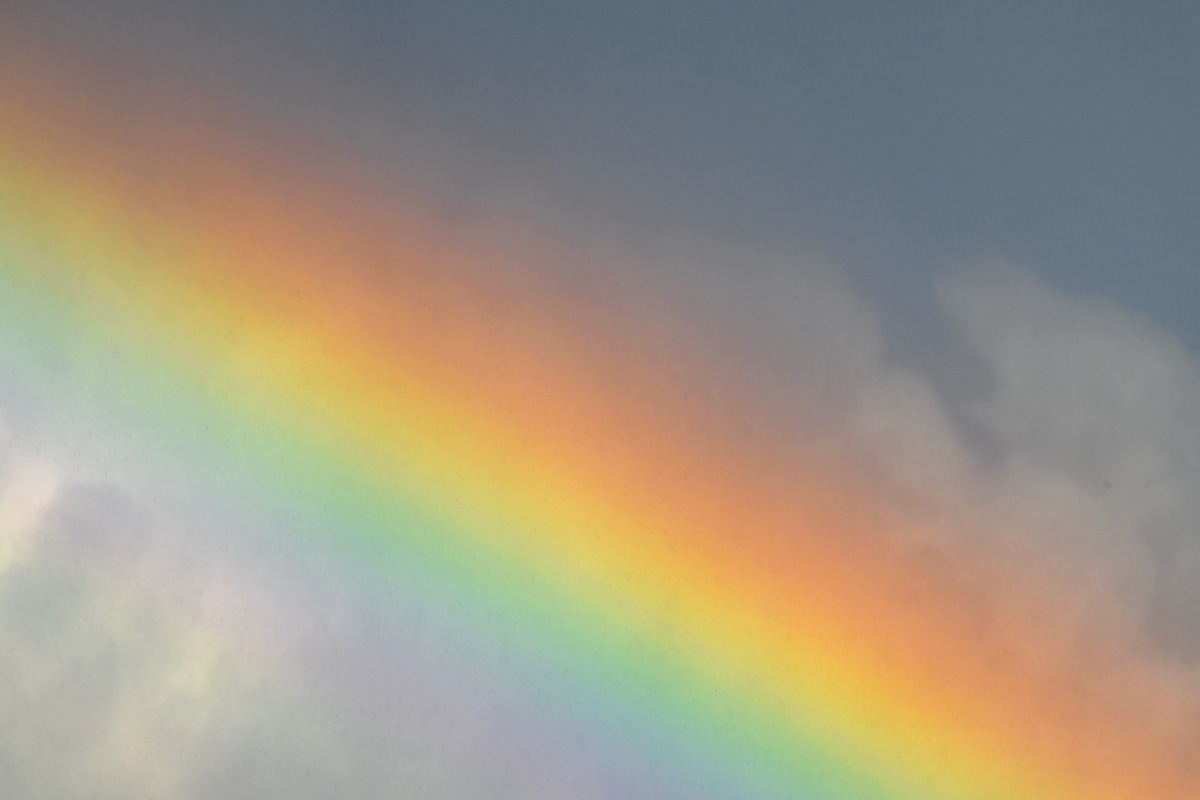
#> input picture 2/input/B02.jpg, 1200 x 800 px, given in place of A1.png, which was not available; the run also reads 1 picture not shown here
$ python main.py
#> lines starting #> are read from the running program, lines starting #| are printed output that depends on the picture; pictures that were not available may be replaced by others from this repository, and a replacement may not be noted
from io import BytesIO
from docx import Document
from docx.shared import Inches

import numpy as np
import matplotlib.pyplot as plt
import cv2

import sys
import os

import pandas as pd

CURRENFT_FILE_DIR = os.path.join(__file__,'..')
sys.path.append(f'{CURRENFT_FILE_DIR}/../common')
# from functions import *

imgA1 = plt.imread(f'{CURRENFT_FILE_DIR}/input/A1.png')
#> imgA1 is the input picture: shape (800, 1200, 3); mean R, G, B 159.6, 150.3, 131.9
imgA2 = plt.imread(f'{CURRENFT_FILE_DIR}/input/A2.jpg')
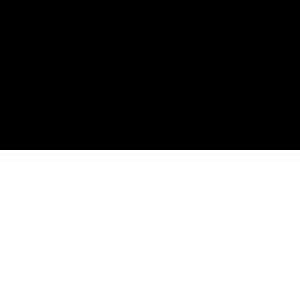
#> input picture 2_training/input/A2.jpg, 100 x 100 px, found by its file name (shown 3 times larger)
#> imgA2 is the input picture: shape (100, 100, 3); min 0, max 255, mean 127.5
imgA3 = plt.imread(f'{CURRENFT_FILE_DIR}/input/A3.png')
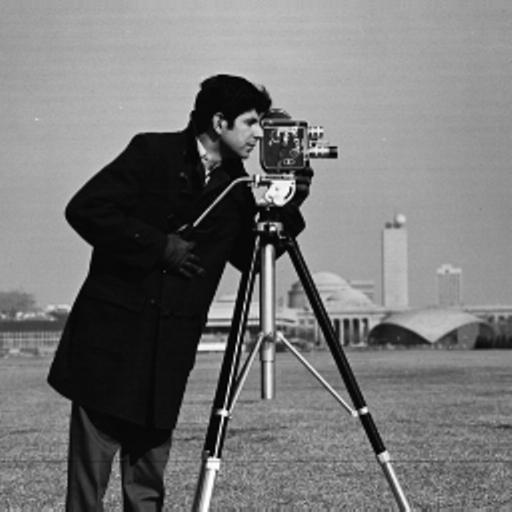
#> input picture 3_quantization_dithering/input/GS_0001.tif, 512 x 512 px, given in place of A3.png, which was not available
#> imgA3 is the input picture: shape (512, 512); min 0, max 255, mean 118.3
imgA4 = plt.imread(f'{CURRENFT_FILE_DIR}/input/A4.jpg')
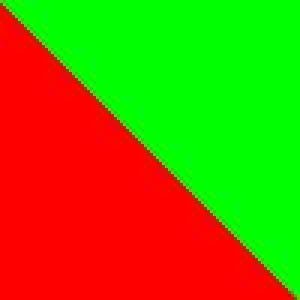
#> input picture 2_training/input/A4.jpg, 100 x 100 px, found by its file name (shown 3 times larger)
#> imgA4 is the input picture: shape (100, 100, 3); mean R, G, B 125.5, 128.9, 1.4
imgB1 = plt.imread(f'{CURRENFT_FILE_DIR}/input/B01.png')
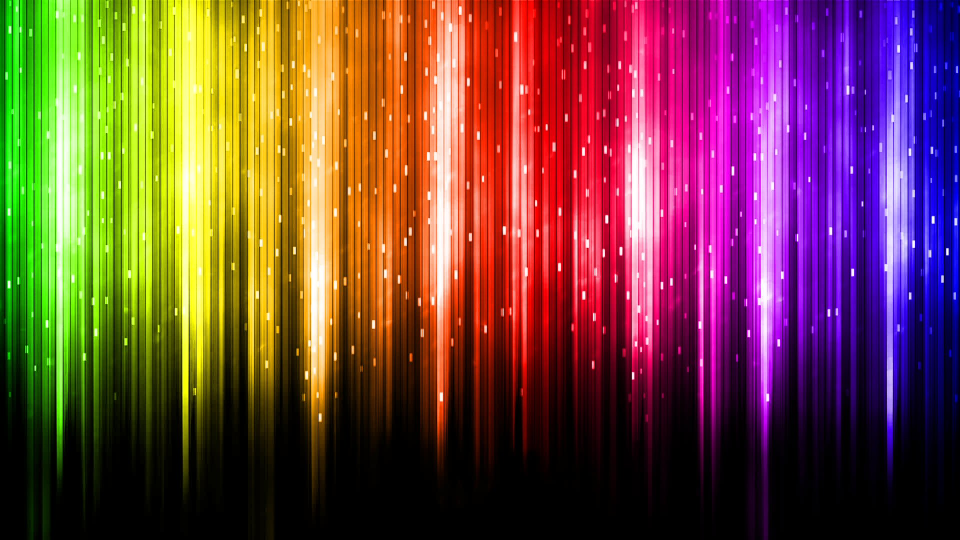
#> input picture 2_training/input/B01.png, 1920 x 1080 px, found by its file name (shown at 1/2 size)
#> imgB1 is the input picture: shape (1080, 1920, 3) float32; mean R, G, B 0.459, 0.273, 0.243
imgB2 = plt.imread(f'{CURRENFT_FILE_DIR}/input/B02.jpg')


# [13 lines left out: functions test, imgToUInt8, not called in this run]

def calcY1(img):
    Y1 = 0.299 * img[:,:,0] + 0.587 * img[:,:,1] + 0.114 * img[:,:,2]
    return Y1


def calcY2(img):
    Y2 = 0.2126 * img[:,:,0] + 0.7152 * img[:,:,1] + 0.0722 * img[:,:,2]
    return Y2

# [16 lines left out: functions imgToFloat, zad1, not called in this run]

    # cv2.imshow('a', cv2.cvtColor(imgA1, cv2.COLOR_RGB2BGR))

def zad2():
    zad2_sub(imgB1)

# [48 lines left out: function zad2_sub, not called in this run]


def zad3():
    df = pd.DataFrame()

    df = pd.DataFrame(data={'Filename':[f'{CURRENFT_FILE_DIR}/input/B02.jpg'],
                            'Grayscale':[False],
                            'Fragments':[[[300,20,500,220],[200,200,400,400],[400,400,600,600]]]
                        })

    document = Document()
    document.add_heading('Lab2 - Milosz Zubala (zm49455)',0) # tworzenie nagłówków druga wartość to poziom nagłówka

    for index, row in df.iterrows():
        img = plt.imread(row['Filename'])

        document.add_heading(f"Plik - {row['Filename']}",2)

        if row['Grayscale']:
            pass
            # GS image - teraz teraz nas nie intersuje
        else:
            # Obraz kolowowy
            if row['Fragments'] is not None:
                # mamy nie pustą listę fragmentów
                for f in row['Fragments']:
                    fragment = img[f[0]:f[2],f[1]:f[3]].copy()
                    fig, axs = zad2_sub(fragment)

                    fig.suptitle(f'Wycinek = {f}')
                    fig.tight_layout(pad=1.5) # poprawa czytelności
                    memfile = BytesIO() # tworzenie bufora
                    fig.savefig(memfile) # z zapis do bufora

                    document.add_picture(memfile, width=Inches(6)) # dodanie obrazu z bufora do pliku
                    memfile.close()


    document.save(f'{CURRENFT_FILE_DIR}/output/report_zad3.docx') # zapis do pliku

if __name__ == "__main__":

    # test()
    # zad1()
    # zad2()
    zad3()
#> (the call stopped at in zad3, `document = Document()`: docx is not available in this run)
    # plt.show()
